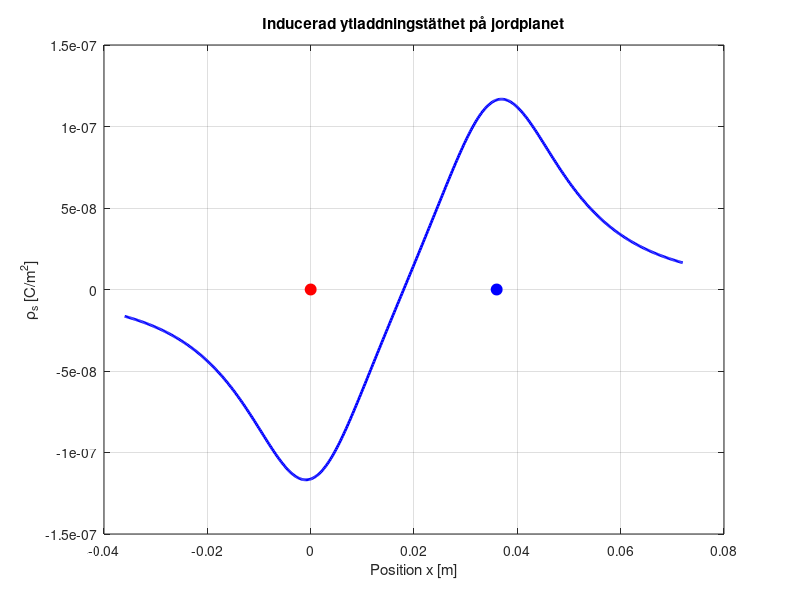

Here is the MATLAB script that generated this plot:
% --- Parameters based on personal identification numbers ---
p4 = 4;
p6 = 4;
p8 = 6;

% --- Calculate geometry parameters (in meters) ---
a = (0.4 + 0.2*p4)/1000;          % Wire radius [m]
w = (24 + 2*p8)/1000;             % Horizontal distance between wires [m]
h1 = (12 + p6)/1000;              % Height of wire #1 [m]
h2 = (12 + p4)/1000;              % Height of wire #2 [m]
l = (450 + 20*p4)/1000;           % Length [m]  

rho_l1 = 7e-9;  
rho_l2 = -7e-9; 

epsilon0 = 8.85418782e-12; % Vakuumpermittivitet [F/m]

% Definiera x-vektor för plotten
x_plot = linspace(-w, 2*w, 500); % 500 punkter i intervallet [-w, 2w]

% Beräkna rho_s(x) enligt formeln 
% rho_s(x) = -(1/pi) * [ (rho_l1 * h1) / (x^2 + h1^2) + (rho_l2 * h2) / ((x-w)^2 + h2^2) ]
term1 = (rho_l1 * h1) ./ (x_plot.^2 + h1^2);
term2 = (rho_l2 * h2) ./ ((x_plot - w).^2 + h2^2);
rho_s = -(1/pi) * (term1 + term2);

figure(); 

plot(x_plot, rho_s, 'b-', 'LineWidth', 2);
hold on; 

plot(0, 0, 'ro', 'MarkerSize', 8, 'MarkerFaceColor', 'r'); 
plot(w, 0, 'bo', 'MarkerSize', 8, 'MarkerFaceColor', 'b'); 

title('Inducerad ytladdningstäthet på jordplanet');
xlabel('Position x [m]');
ylabel('\rho_s [C/m^2]');
grid on; 

hold off;
